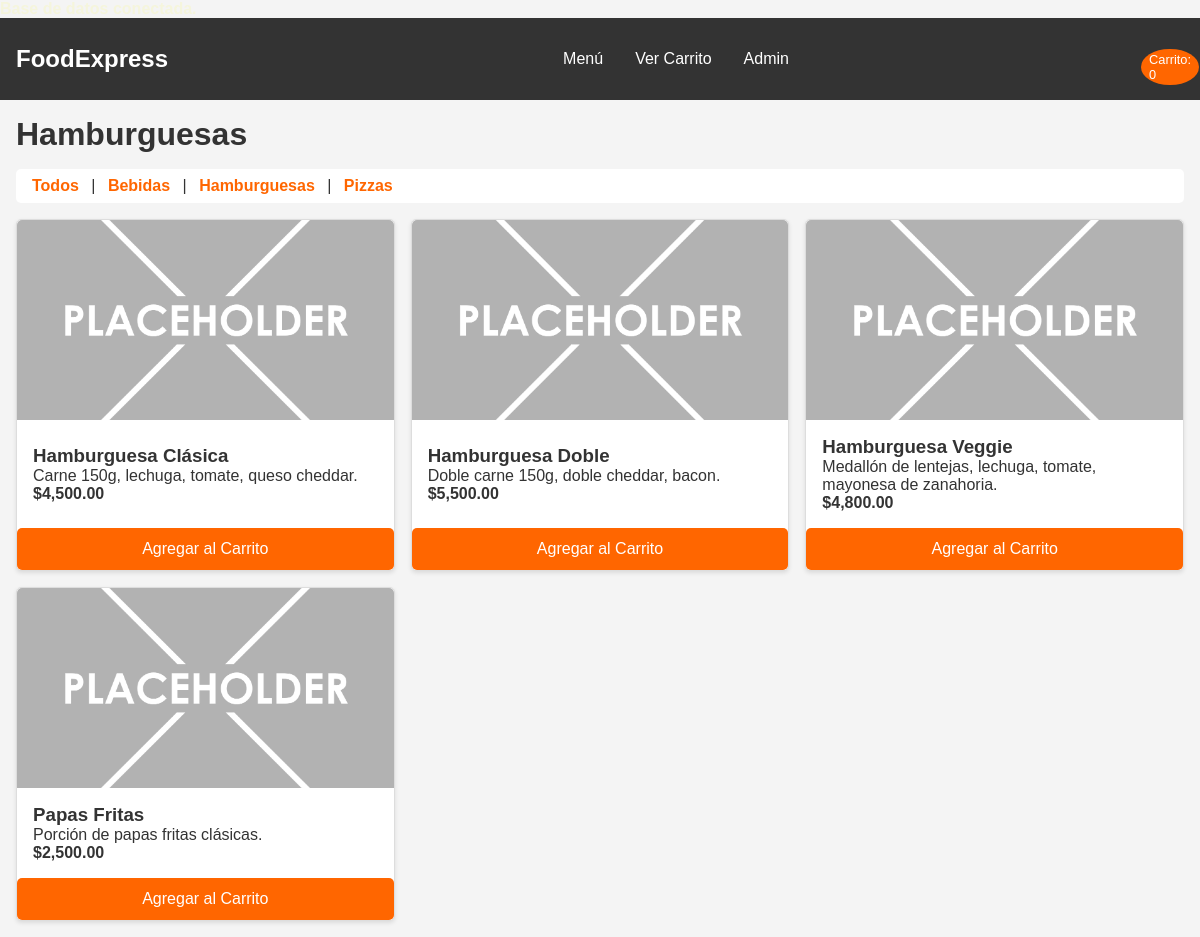
The page /index.php?fab_categoria_id=2 on the database its author committed.
### tables this page shows
CREATE TABLE fab_categorias (
    id_categoria INT AUTO_INCREMENT PRIMARY KEY,
    nombre_categoria VARCHAR(100) NOT NULL
);

CREATE TABLE fab_productos (
    id_producto INT AUTO_INCREMENT PRIMARY KEY,
    nombre_producto VARCHAR(150) NOT NULL,
    descripcion TEXT,
    precio DECIMAL(10, 2) NOT NULL,
    imagen_url VARCHAR(255) DEFAULT './fab_assets/images/default.jpg',
    id_categoria INT,
    CONSTRAINT fk_prod_categoria FOREIGN KEY (id_categoria) REFERENCES fab_categorias(id_categoria)
);

### fab_includes/fab_conexion.php (called while the page is built, shortened)
<?php
    function fab_connect() {
        try {
            return True;
        } catch (Exception $e) {
            echo "<p style='color: orange; text-align: center;'>Ocurrió un error al conectarse a la base de datos: $e</p>";
            return False;
        }
    }
?>

### index.php (the view, shortened to what this page needs)
<?php
    include "fab_includes/fab_conexion.php";
    if (fab_connect()) {
        echo "<p style='color: beige;'><b>Base de datos conectada.</b></p>";
    } else {
        echo "<p style='color: red;'><b>Base de datos no conectada.</b></p>";
    }
    $fab_categoria_filtro = "";
    $fab_titulo_categoria = "Todos los Productos";
    if (isset($_GET['fab_categoria_id']) && is_numeric($_GET['fab_categoria_id'])) {
        $fab_id_cat = (int)$_GET['fab_categoria_id'];
        $fab_categoria_filtro = "WHERE p.id_categoria = $fab_id_cat";
    }
    $fab_sql_cats = "SELECT * FROM fab_categorias ORDER BY nombre_categoria";
    $fab_result_cats = mysqli_query($fab_connection, $fab_sql_cats);
    if (isset($fab_id_cat)) {
        mysqli_data_seek($fab_result_cats, 0);
        while($fab_cat_row = mysqli_fetch_assoc($fab_result_cats)) {
            if ($fab_cat_row['id_categoria'] == $fab_id_cat) {
                $fab_titulo_categoria = htmlspecialchars($fab_cat_row['nombre_categoria']);
                break;
            }
        }
    }
    $fab_sql_prods = "SELECT p.*, c.nombre_categoria
                    FROM fab_productos p
                    JOIN fab_categorias c ON p.id_categoria = c.id_categoria
                    $fab_categoria_filtro
                    ORDER BY c.nombre_categoria, p.nombre_producto";
    $fab_result_prods = mysqli_query($fab_connection, $fab_sql_prods);
?>
<!DOCTYPE html>
<html lang="es">
<head>
    <link rel="stylesheet" href="fab_css/fab_estilos.css">
</head>
<body>
    <header class="fab-header">
        <a href="index.php" class="fab-logo">FoodExpress</a>
        <nav id="fab-main-nav" class="fab-nav">
            <ul class="fab-nav-list">
                <li><a href="index.php">Menú</a></li>
                <li><a href="fab_pages/fab_checkout.php">Ver Carrito</a></li>
                <li><a href="fab_pages/fab_admin.php">Admin</a></li>
            </ul>
        </nav>
        <div class="fab-cart-icon">
            <a href="fab_pages/fab_checkout.php">
                <span id="fab-cart-count">Carrito: 0</span>
            </a>
        </div>
    </header>
    <main>
        <h1><?php echo $fab_titulo_categoria; ?></h1>
        <nav class="fab-filters">
            <a href="index.php">Todos</a>
            <?php
                if ($fab_result_cats && mysqli_num_rows($fab_result_cats) > 0) {
                    mysqli_data_seek($fab_result_cats, 0);
                    while ($fab_cat = mysqli_fetch_assoc($fab_result_cats)) {
                        $fab_cat_id = $fab_cat['id_categoria'];
                        $fab_cat_nombre = htmlspecialchars($fab_cat['nombre_categoria']);
                        echo " | <a href='index.php?fab_categoria_id=$fab_cat_id'>$fab_cat_nombre</a>";
                    }
                }
            ?>
        </nav>
        <section class="fab-menu-grid">
            <?php
                if ($fab_result_prods && mysqli_num_rows($fab_result_prods) > 0) {
                    while ($fab_prod = mysqli_fetch_assoc($fab_result_prods)) {
                        echo "<article class='fab-product-card'>";
                        echo "<img src='" . htmlspecialchars($fab_prod['imagen_url']) . "' alt='" . htmlspecialchars($fab_prod['nombre_producto']) . "'>";
                        echo "<div class='fab-product-card-body'>";
                        echo "<h3>" . htmlspecialchars($fab_prod['nombre_producto']) . "</h3>";
                        echo "<p>" . htmlspecialchars($fab_prod['descripcion']) . "</p>";
                        echo "<strong>$" . number_format($fab_prod['precio'], 2) . "</strong>";
                        echo "</div>";
                        echo "<button class='fab-add-to-cart'
                                data-id='" . $fab_prod['id_producto'] . "'
                                data-name='" . htmlspecialchars($fab_prod['nombre_producto']) . "'
                                data-price='" . $fab_prod['precio'] . "'>
                                Agregar al Carrito
                            </button>";
                        echo "</article>";
                    }
                } else {
                    echo "<p>No hay productos disponibles en esta categoría.</p>";
                }
            ?>
        </section>
    </main>
</body>
</html>

### fab_css/fab_estilos.css (style rules this page uses)
:root { --fab-primary: #FF6600; --fab-secondary: #333333; --fab-light-bg: #f4f4f4; --fab-white: #FFFFFF; --fab-accent: #4CAF50; --fab-border: #ddd; }
* { margin: 0; padding: 0; box-sizing: border-box; }
body { font-family: Arial, sans-serif; background-color: var(--fab-light-bg); color: var(--fab-secondary); }
.fab-header { background-color: var(--fab-secondary); color: var(--fab-white); padding: 1rem; display: flex; justify-content: space-between; align-items: center; position: sticky; top: 0; }
.fab-logo { font-size: 1.5rem; font-weight: bold; color: var(--fab-white); text-decoration: none; }
.fab-nav { display: flex; flex-direction: column; width: 100%; background-color: var(--fab-secondary); position: absolute; top: 65px; left: 0; }
.fab-nav-list { list-style: none; }
.fab-nav-list li a { display: block; padding: 1rem; color: var(--fab-white); text-decoration: none; }
.fab-cart-icon a { color: var(--fab-white); text-decoration: none; font-size: 1.2rem; position: relative; }
#fab-cart-count { background-color: var(--fab-primary); color: var(--fab-white); border-radius: 50%; padding: 0.2rem 0.5rem; font-size: 0.8rem; position: absolute; top: -10px; right: -15px; }
main { padding: 1rem; max-width: 1200px; margin: 0 auto; }
h1, h2 { color: var(--fab-secondary); margin-bottom: 1rem; }
.fab-filters { margin-bottom: 1rem; padding: 0.5rem; background-color: var(--fab-white); border-radius: 5px; }
.fab-filters a { text-decoration: none; color: var(--fab-primary); font-weight: bold; padding: 0 0.5rem; }
.fab-menu-grid { display: grid; grid-template-columns: 1fr; gap: 1rem; }
.fab-product-card { background-color: var(--fab-white); border: 1px solid var(--fab-border); border-radius: 5px; box-shadow: 0 2px 4px rgba(0,0,0,0.1); display: flex; flex-direction: column; justify-content: space-between; }
.fab-product-card img { width: 100%; height: 200px; object-fit: cover; border-radius: 5px 5px 0 0; }
.fab-product-card-body { padding: 1rem; }
.fab-add-to-cart, .fab-button { background-color: var(--fab-primary); color: var(--fab-white); border: none; padding: 0.75rem 1rem; border-radius: 5px; cursor: pointer; width: 100%; text-align: center; font-size: 1rem; text-decoration: none; transition: background-color 0.3s ease; }
@media (min-width: 900px) { .fab-nav { display: flex; flex-direction: row; position: static; width: auto; background: none; } }
@media (min-width: 900px) { .fab-nav-list { display: flex; flex-direction: row; } }
@media (min-width: 900px) { .fab-nav-list li a { color: var(--fab-white); } }
@media (min-width: 900px) { .fab-menu-grid { grid-template-columns: repeat(3, 1fr); } }

### rows shown on the page
fab_categorias: nombre_categoria "Hamburguesas"
fab_categorias: nombre_categoria "Bebidas"
fab_categorias: nombre_categoria "Pizzas"
fab_productos: imagen_url (placeholder picture), nombre_producto "Hamburguesa Clásica", descripcion "Carne 150g, lechuga, tomate, queso cheddar.", precio "4,500.00"
fab_productos: imagen_url (placeholder picture), nombre_producto "Hamburguesa Doble", descripcion "Doble carne 150g, doble cheddar, bacon.", precio "5,500.00"
fab_productos: imagen_url (placeholder picture), nombre_producto "Hamburguesa Veggie", descripcion "Medallón de lentejas, lechuga, tomate, mayonesa de zanahoria.", precio "4,800.00"
fab_productos: imagen_url (placeholder picture), nombre_producto "Papas Fritas", descripcion "Porción de papas fritas clásicas.", precio "2,500.00"
